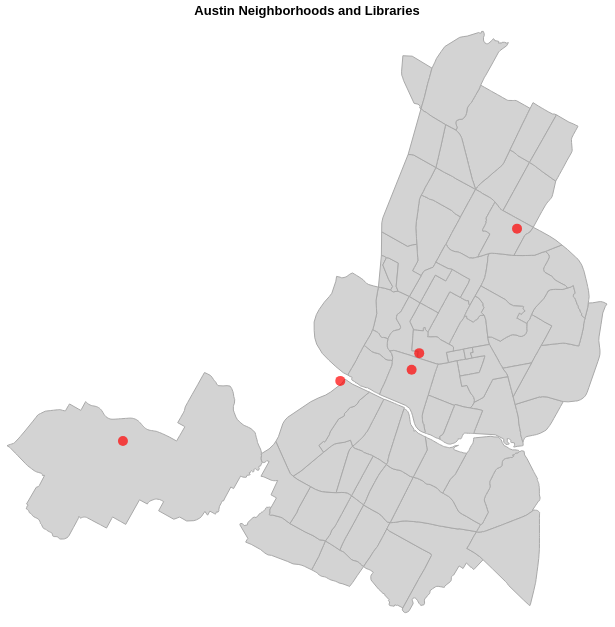

The code cell stored with this chart in its notebook:
### Markdown cell above
## Your Turn

**Exploration 1.** Create a visualization with Austin's neighborhoods overlayed with Austin's libraries. The tool tip should provide necessary information to identify each neighborhood and library.

### Code cell
basemap = alt.Chart(neighborhoods).mark_geoshape(
    fill="lightgray",
    stroke="darkgray"
).encode(
    tooltip=['name:N']
).properties(
    width=600,
    height=600,
    title='Austin Neighborhoods and Libraries'
)

library_markers = alt.Chart(libraries).mark_circle(
    size=100,
    color='red',
    opacity=0.7
).encode(
    longitude='geometry.coordinates[0]:Q',
    latitude='geometry.coordinates[1]:Q',
    tooltip=['name:N']
)

basemap + library_markers
